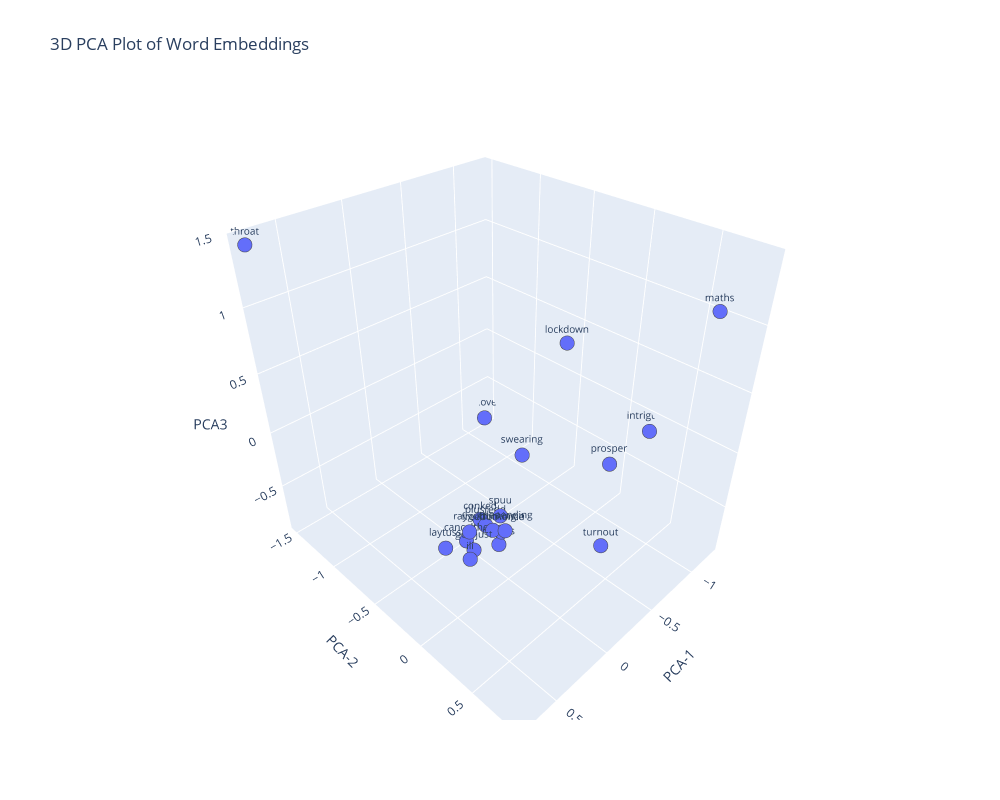

Write notebook code for a chart like this one.
### Markdown cell above
## 3D INTERACTIVE PLOT

### Code cell
# Step 1: Sample 20 words from the vocabulary
words = list(model.wv.index_to_key)
sampled_words = random.sample(words, 20)

# Step 2: Get vectors and reduce with PCA
vectors = np.array([model.wv[word] for word in sampled_words])
pca = PCA(n_components=3)
reduced_vectors = pca.fit_transform(vectors)

# Step 3: Plot using Plotly
fig = px.scatter_3d(
    x=reduced_vectors[:, 0],
    y=reduced_vectors[:, 1],
    z=reduced_vectors[:, 2],
    text=sampled_words,  # Word labels
    labels={'x': 'PCA-1', 'y': 'PCA-2', 'z': 'PCA3'},
    title="3D PCA Plot of Word Embeddings",
    width=1000,
    height=800
)


fig.update_traces(marker=dict(size=5,line=dict(width=4)),textfont_size=10)
fig.show()

### Figure 1 — Plotly figure (JSON) as saved in the notebook; plotly's stock layout.template omitted (floating-point values rounded to 4 significant figures)
{"data": [{"hovertemplate": "PCA-1=%{x}<br>PCA-2=%{y}<br>PCA3=%{z}<br>text=%{text}<extra></extra>", "legendgroup": "", "marker": {"color": "#636efa", "line": {"width": 4}, "size": 5, "symbol": "circle"}, "mode": "markers+text", "name": "", "scene": "scene", "showlegend": false, "text": ["swearing", "turnout", "itdepending", "ili", "throat", "intriguing", "rothhis", "conked", "thinkingin", "cancelthe", "goldjust", "laytuss", "raygun", "discovery", "plusredd", "freedomonce", "lockdown", "maths", "spuu", "prosper"], "textfont": {"size": 10}, "type": "scatter3d", "x": [0.2262, 0.09605, 0.2132, 0.4597, 0.7675, -1.263, 0.2227, 0.213, 0.2134, 0.3971, 0.4181, 0.541, 0.4027, -1.202, 0.2298, 0.259, -0.8202, -0.8681, 0.1485, -0.6547], "y": [0.3171, 0.8338, 0.171, 0.1015, -1.503, 0.2297, 0.1231, -0.06275, 0.1381, 0.001036, 0.09403, -0.03918, 0.03938, -1.497, 0.007145, 0.104, -0.251, 0.8097, 0.06215, 0.3211], "z": [0.529, 0.07512, -0.183, -0.3122, 1.429, -0.1368, -0.3349, -0.2415, -0.2165, -0.2643, -0.2647, -0.2555, -0.1532, -0.864, -0.2355, -0.1936, 0.6083, 1.23, -0.1687, -0.04786]}], "layout": {"height": 800, "legend": {"tracegroupgap": 0}, "scene": {"domain": {"x": [0, 1], "y": [0, 1]}, "xaxis": {"title": {"text": "PCA-1"}}, "yaxis": {"title": {"text": "PCA-2"}}, "zaxis": {"title": {"text": "PCA3"}}}, "title": {"text": "3D PCA Plot of Word Embeddings"}, "width": 1000}}
